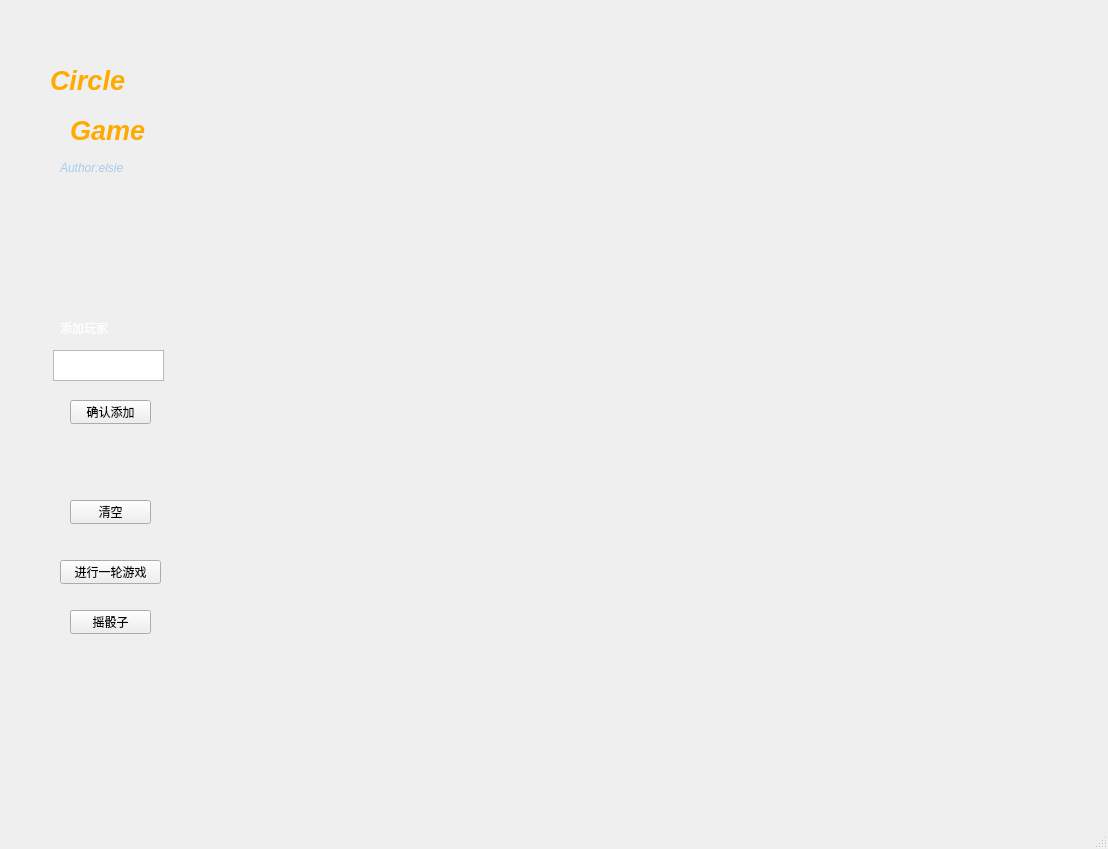
<?xml version="1.0" encoding="UTF-8"?>
<ui version="4.0">
 <class>MainWindow</class>
 <widget class="QMainWindow" name="MainWindow">
  <property name="geometry">
   <rect>
    <x>0</x>
    <y>0</y>
    <width>1108</width>
    <height>849</height>
   </rect>
  </property>
  <property name="windowTitle">
   <string>MainWindow</string>
  </property>
  <widget class="QWidget" name="centralwidget">
   <widget class="QLabel" name="label_5">
    <property name="geometry">
     <rect>
      <x>60</x>
      <y>160</y>
      <width>131</width>
      <height>16</height>
     </rect>
    </property>
    <property name="palette">
     <palette>
      <active>
       <colorrole role="WindowText">
        <brush brushstyle="SolidPattern">
         <color alpha="255">
          <red>167</red>
          <green>204</green>
          <blue>237</blue>
         </color>
        </brush>
       </colorrole>
      </active>
      <inactive>
       <colorrole role="WindowText">
        <brush brushstyle="SolidPattern">
         <color alpha="255">
          <red>167</red>
          <green>204</green>
          <blue>237</blue>
         </color>
        </brush>
       </colorrole>
      </inactive>
      <disabled>
       <colorrole role="WindowText">
        <brush brushstyle="SolidPattern">
         <color alpha="255">
          <red>120</red>
          <green>120</green>
          <blue>120</blue>
         </color>
        </brush>
       </colorrole>
      </disabled>
     </palette>
    </property>
    <property name="font">
     <font>
      <weight>50</weight>
      <italic>true</italic>
      <bold>false</bold>
     </font>
    </property>
    <property name="text">
     <string>Author:elsie</string>
    </property>
   </widget>
   <widget class="QLabel" name="label_3">
    <property name="geometry">
     <rect>
      <x>50</x>
      <y>60</y>
      <width>121</width>
      <height>41</height>
     </rect>
    </property>
    <property name="palette">
     <palette>
      <active>
       <colorrole role="WindowText">
        <brush brushstyle="SolidPattern">
         <color alpha="255">
          <red>255</red>
          <green>170</green>
          <blue>0</blue>
         </color>
        </brush>
       </colorrole>
      </active>
      <inactive>
       <colorrole role="WindowText">
        <brush brushstyle="SolidPattern">
         <color alpha="255">
          <red>255</red>
          <green>170</green>
          <blue>0</blue>
         </color>
        </brush>
       </colorrole>
      </inactive>
      <disabled>
       <colorrole role="WindowText">
        <brush brushstyle="SolidPattern">
         <color alpha="255">
          <red>120</red>
          <green>120</green>
          <blue>120</blue>
         </color>
        </brush>
       </colorrole>
      </disabled>
     </palette>
    </property>
    <property name="font">
     <font>
      <pointsize>20</pointsize>
      <weight>75</weight>
      <italic>true</italic>
      <bold>true</bold>
     </font>
    </property>
    <property name="text">
     <string>Circle</string>
    </property>
   </widget>
   <widget class="QLabel" name="label_4">
    <property name="geometry">
     <rect>
      <x>70</x>
      <y>100</y>
      <width>81</width>
      <height>61</height>
     </rect>
    </property>
    <property name="palette">
     <palette>
      <active>
       <colorrole role="WindowText">
        <brush brushstyle="SolidPattern">
         <color alpha="255">
          <red>255</red>
          <green>170</green>
          <blue>0</blue>
         </color>
        </brush>
       </colorrole>
      </active>
      <inactive>
       <colorrole role="WindowText">
        <brush brushstyle="SolidPattern">
         <color alpha="255">
          <red>255</red>
          <green>170</green>
          <blue>0</blue>
         </color>
        </brush>
       </colorrole>
      </inactive>
      <disabled>
       <colorrole role="WindowText">
        <brush brushstyle="SolidPattern">
         <color alpha="255">
          <red>120</red>
          <green>120</green>
          <blue>120</blue>
         </color>
        </brush>
       </colorrole>
      </disabled>
     </palette>
    </property>
    <property name="font">
     <font>
      <pointsize>20</pointsize>
      <weight>75</weight>
      <italic>true</italic>
      <bold>true</bold>
     </font>
    </property>
    <property name="autoFillBackground">
     <bool>false</bool>
    </property>
    <property name="text">
     <string>Game</string>
    </property>
    <property name="textFormat">
     <enum>Qt::AutoText</enum>
    </property>
   </widget>
   <widget class="QTextEdit" name="addPersonEdit">
    <property name="geometry">
     <rect>
      <x>53</x>
      <y>350</y>
      <width>111</width>
      <height>31</height>
     </rect>
    </property>
   </widget>
   <widget class="QLabel" name="label">
    <property name="geometry">
     <rect>
      <x>60</x>
      <y>320</y>
      <width>72</width>
      <height>15</height>
     </rect>
    </property>
    <property name="palette">
     <palette>
      <active>
       <colorrole role="WindowText">
        <brush brushstyle="SolidPattern">
         <color alpha="255">
          <red>255</red>
          <green>255</green>
          <blue>255</blue>
         </color>
        </brush>
       </colorrole>
      </active>
      <inactive>
       <colorrole role="WindowText">
        <brush brushstyle="SolidPattern">
         <color alpha="255">
          <red>255</red>
          <green>255</green>
          <blue>255</blue>
         </color>
        </brush>
       </colorrole>
      </inactive>
      <disabled>
       <colorrole role="WindowText">
        <brush brushstyle="SolidPattern">
         <color alpha="255">
          <red>120</red>
          <green>120</green>
          <blue>120</blue>
         </color>
        </brush>
       </colorrole>
      </disabled>
     </palette>
    </property>
    <property name="text">
     <string>添加玩家</string>
    </property>
   </widget>
   <widget class="QPushButton" name="addPersonBtn">
    <property name="geometry">
     <rect>
      <x>70</x>
      <y>400</y>
      <width>81</width>
      <height>24</height>
     </rect>
    </property>
    <property name="text">
     <string>确认添加</string>
    </property>
   </widget>
   <widget class="QPushButton" name="clearBtn">
    <property name="geometry">
     <rect>
      <x>70</x>
      <y>500</y>
      <width>81</width>
      <height>24</height>
     </rect>
    </property>
    <property name="text">
     <string>清空</string>
    </property>
   </widget>
   <widget class="QPushButton" name="stepBtn">
    <property name="geometry">
     <rect>
      <x>60</x>
      <y>560</y>
      <width>101</width>
      <height>24</height>
     </rect>
    </property>
    <property name="text">
     <string>进行一轮游戏</string>
    </property>
   </widget>
   <widget class="QPushButton" name="rollDiceBtn">
    <property name="geometry">
     <rect>
      <x>70</x>
      <y>610</y>
      <width>81</width>
      <height>24</height>
     </rect>
    </property>
    <property name="text">
     <string>摇骰子</string>
    </property>
   </widget>
  </widget>
  <widget class="QMenuBar" name="menubar">
   <property name="geometry">
    <rect>
     <x>0</x>
     <y>0</y>
     <width>1108</width>
     <height>25</height>
    </rect>
   </property>
  </widget>
  <widget class="QStatusBar" name="statusbar"/>
 </widget>
 <resources/>
 <connections/>
</ui>
